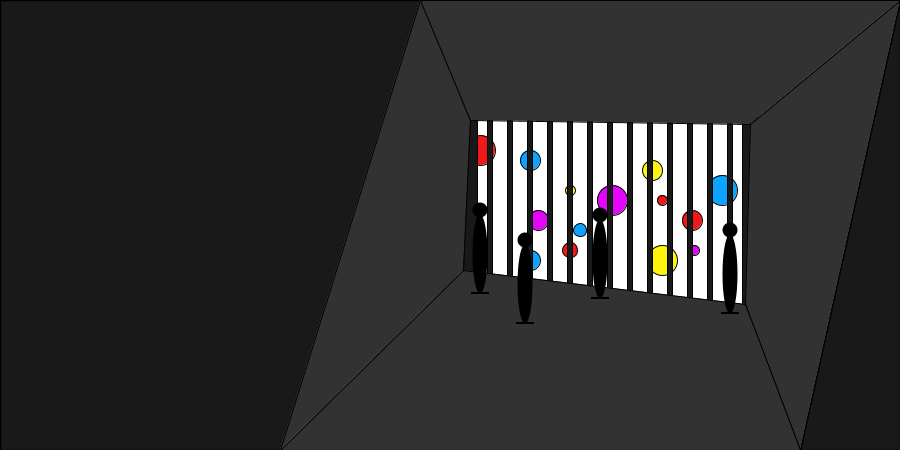
Frame 1 (no input)
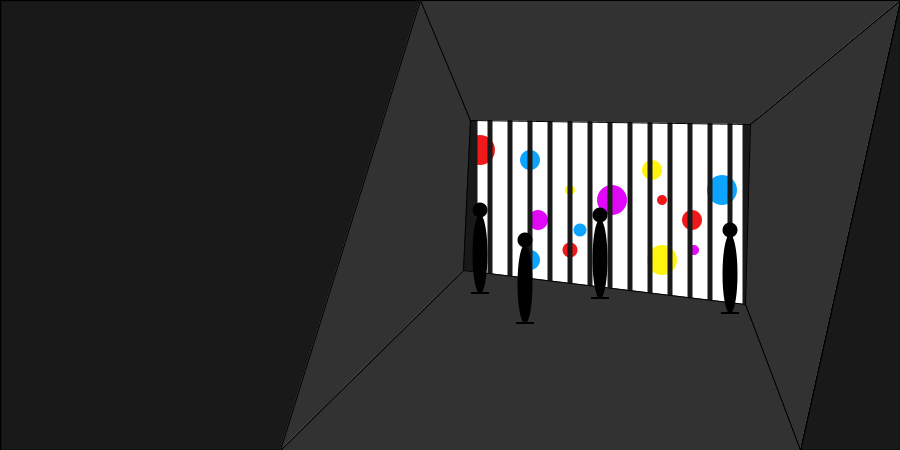
Frame 60 (the mouse pressed at the canvas centre just before this capture)
Frame 120 (the mouse held since frame 60 and released just before this capture): identical to frame 60, image omitted

The Processing sketch that drew these frames (run headless with seeded random() and noise(); from frame 60 on, the mouse is pressed at the canvas centre):

// Processing sketch: processing_38880
// ── processing_38880.pde

void setup(){
  size(900,450);
  
}
void draw(){
  background(255);
  smooth();

ellipseMode(CENTER);
rectMode(CENTER);

//Fantastic images
int a=480;
int b=150;
fill(240,24,24);
ellipse(a,b,30,30);
a=a+50;
b=b+10;
fill(13,164,255);
ellipse(a,b,20,20);
a=a+40;
b=b+30;
fill(255,244,13);
ellipse(a,b,10,10);
a=a-32;
b=b+30;
fill(225,8,250);
ellipse(a,b,20,20);
a=a+32;
b=b+30;
fill(240,24,24);
ellipse(a,b,15,15);
a=a-40;
b=b+10;
fill(13,164,255);
ellipse(a,b,20,20);
a=a+50;
b=b-30;
fill(13,164,255);
ellipse(a,b,13,13);
a=a+32;
b=b-30;
fill(225,8,250);
ellipse(a,b,30,30);
a=a+40;
b=b-30;
fill(255,244,13);
ellipse(a,b,20,20);
a=a+40;
b=b+50;
fill(240,24,24);
ellipse(a,b,20,20);
a=a+30;
b=b-30;
fill(13,164,255);
ellipse(a,b,30,30);
a=a-60;
b=b+70;
fill(255,244,13);
ellipse(a,b,30,30);
a=a+32;
b=b-10;
fill(225,8,250);
ellipse(a,b,10,10);
a=a-32;
b=b-50;
fill(240,24,24);
ellipse(a,b,10,10);

//jail
int X=470;
int Y=120;
int SpacingX=20;

fill(25);
rect(X,Y,15,400);

X=X+SpacingX;
fill(25);
rect(X,Y,5,400);

X=X+SpacingX;
fill(25);
rect(X,Y,5,400);

X=X+SpacingX;
fill(25);
rect(X,Y,5,400);

X=X+SpacingX;
fill(25);
rect(X,Y,5,400);

X=X+SpacingX;
fill(25);
rect(X,Y,5,400);
X=X+SpacingX;
fill(25);
rect(X,Y,5,400);
X=X+SpacingX;
fill(25);
rect(X,Y,5,400);
X=X+SpacingX;
fill(25);
rect(X,Y,5,400);

X=X+SpacingX;
fill(25);
rect(X,Y,5,400);

X=X+SpacingX;
fill(25);
rect(X,Y,5,400);

X=X+SpacingX;
fill(25);
rect(X,Y,5,400);
X=X+SpacingX;
fill(25);
rect(X,Y,5,400);
X=X+SpacingX;
fill(25);
rect(X,Y,5,400);
X=X+SpacingX;
fill(25);
rect(X,Y,15,400);


//seperate space
stroke(0);
strokeWeight(1.5);
fill(25);
quad(0,0,420,0,280,450,0,450);
triangle(800,450,900,450,900,0);

strokeWeight(1);
fill(50);
quad(420,0,470,120,463,270,280,450);
quad(420,0,900,0,750,124,470,120);
quad(750,124,900,0,800,450,745,304);
quad(463,270,745,304,800,450,280,450);

noStroke();
noFill();
quad(470,120,750,124,745,304,463,270);

//gradient(?)_the effect of lighting(?)


fill(0);

//people 
int x=480;
int y=210;
int z=15;
int o=79;
int spacingX=65;
int spacingY=-30;

ellipse(x,y,z,z);
ellipse(x,y+44,z,o);
rect(x,y+83,z+3,2);

x=x+spacingX-20;
y=y-spacingY;
ellipse(x,y,z,z);
ellipse(x,y+44,z,o);
rect(x,y+83,z+3,2);

x=x+spacingX+10;
y=y+spacingY+5;
ellipse(x,y,z,z);
ellipse(x,y+44,z,o);
rect(x,y+83,z+3,2);

x=x+spacingX+65;
y=y+spacingY+45;
ellipse(x,y,z,z);
ellipse(x,y+44,z,o);
rect(x,y+83,z+3,2);





}
